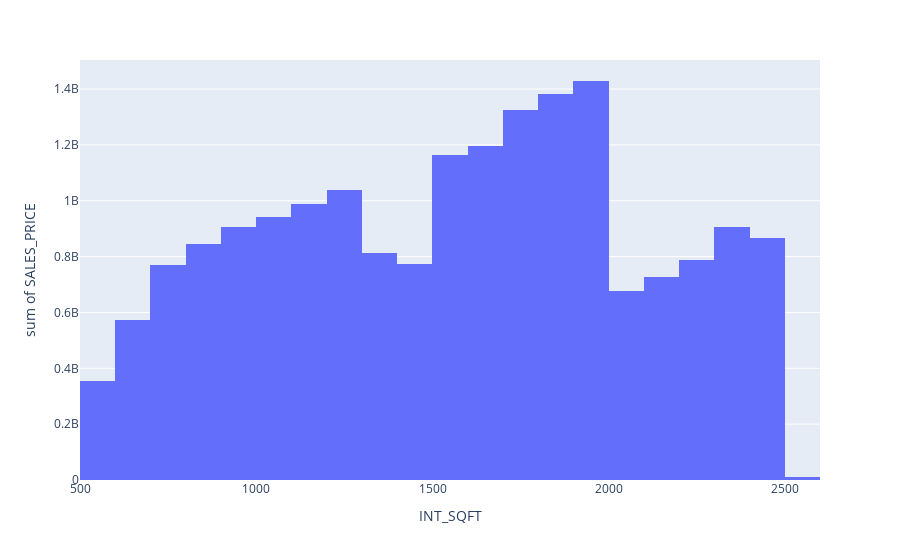

Write notebook code for a chart like this one.
### Markdown cell above
From the above plot it is evident that there is a linear relationship between the Area and Target.

### Code cell
temp =pd.DataFrame(data.groupby('INT_SQFT')['SALES_PRICE'].mean())
temp['INT_SQFT'] = temp.index
temp = temp.sort_values(by='SALES_PRICE',ignore_index=True)

#Ploting
px.histogram(temp,y='SALES_PRICE',x='INT_SQFT',nbins=25)

### Figure 1 — Plotly figure (JSON) as saved in the notebook; plotly's stock layout.template omitted (floating-point values rounded to 4 significant figures; data arrays with more than 128 entries replaced by an {"elided": "..."} marker saying what was removed)
{"data": [{"alignmentgroup": "True", "bingroup": "x", "histfunc": "sum", "hovertemplate": "INT_SQFT=%{x}<br>sum of SALES_PRICE=%{y}<extra></extra>", "legendgroup": "", "marker": {"color": "#636efa", "pattern": {"shape": ""}}, "name": "", "nbinsx": 25, "offsetgroup": "", "orientation": "v", "showlegend": false, "type": "histogram", "x": {"elided": "1699 int values"}, "xaxis": "x", "y": {"elided": "1699 float values"}, "yaxis": "y"}], "layout": {"barmode": "relative", "legend": {"tracegroupgap": 0}, "margin": {"t": 60}, "xaxis": {"anchor": "y", "domain": [0, 1], "title": {"text": "INT_SQFT"}}, "yaxis": {"anchor": "x", "domain": [0, 1], "title": {"text": "sum of SALES_PRICE"}}}}
